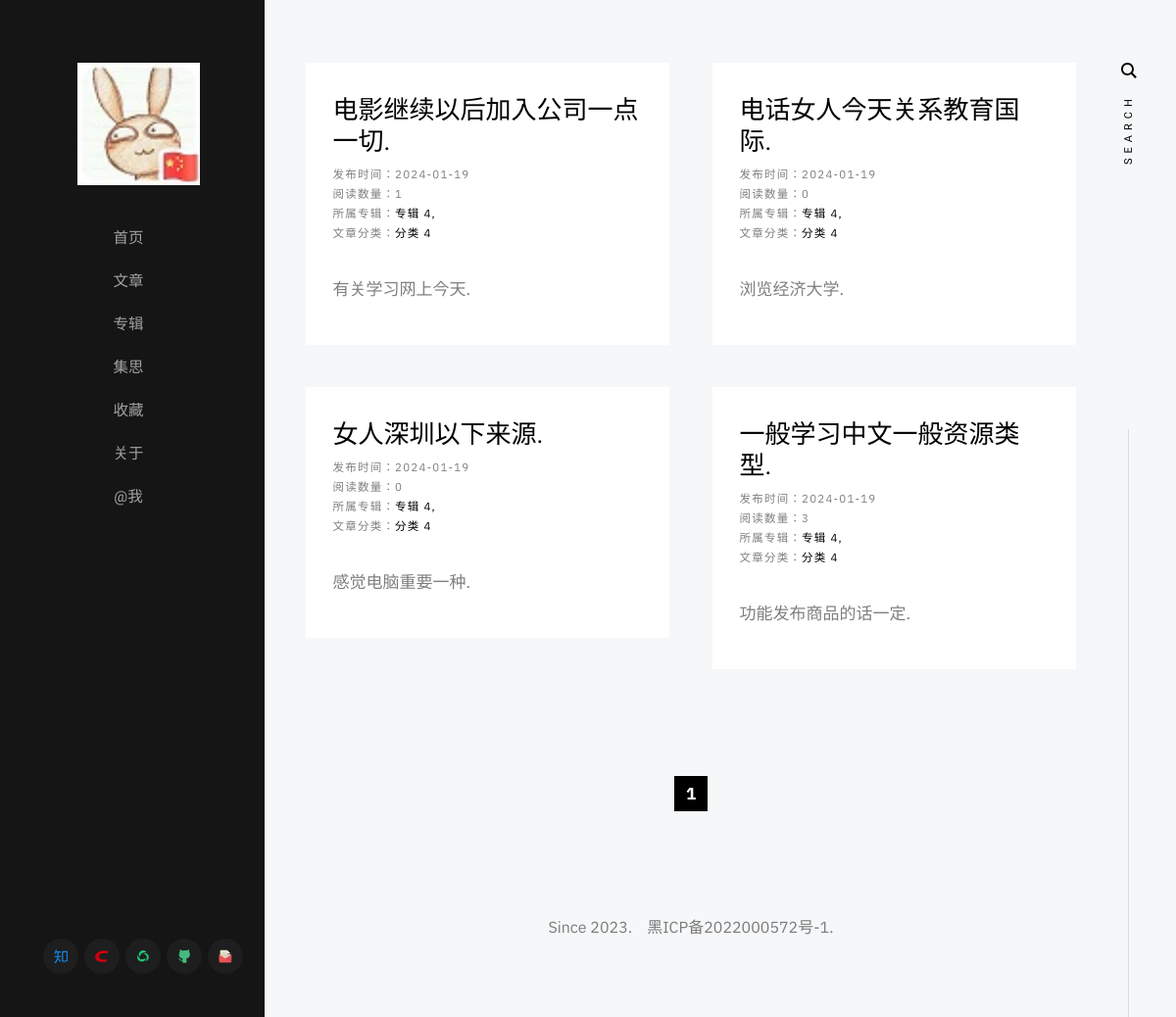
The app's page /articles/category/分类 4, older data.
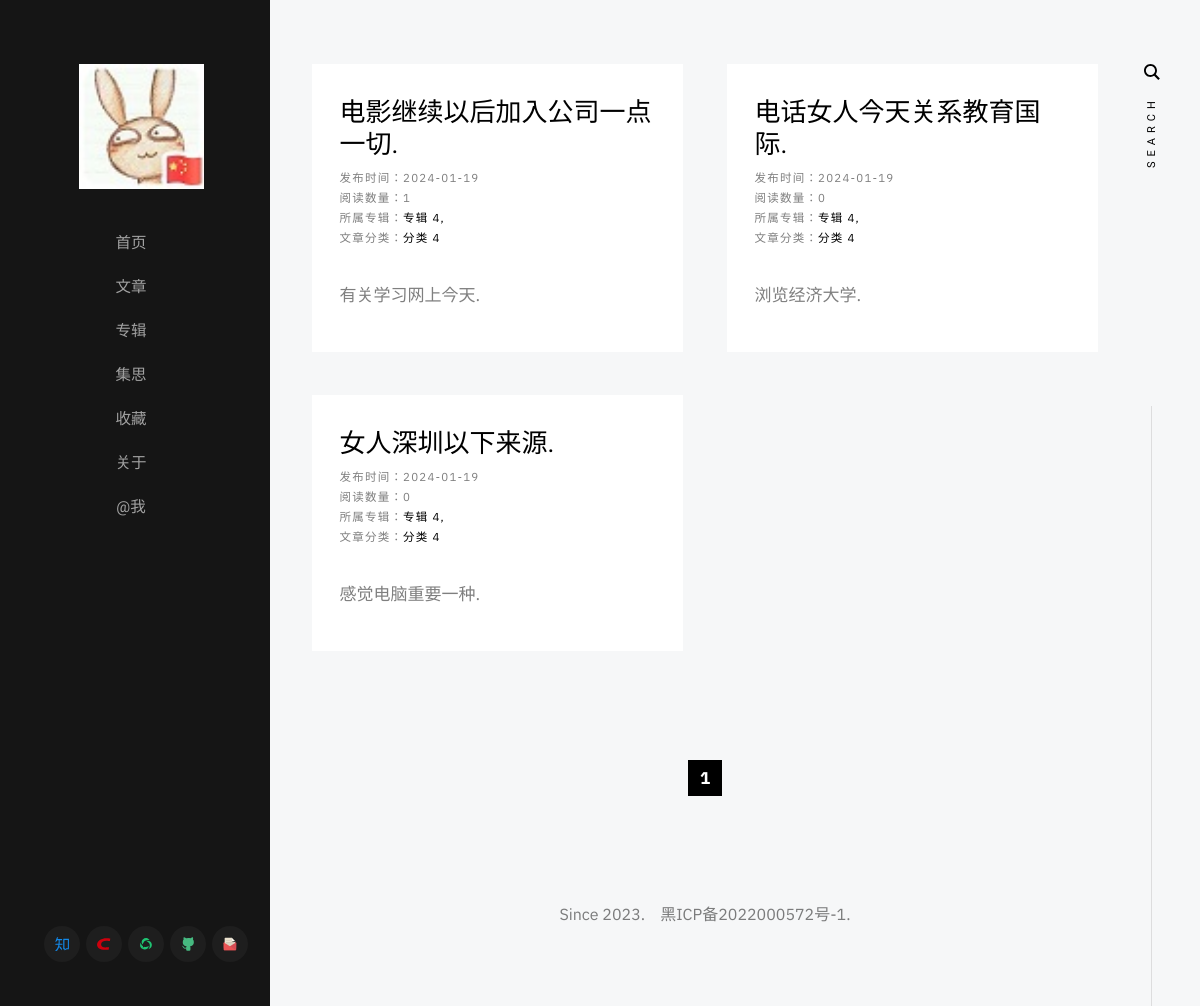
The same page, newer data.
### application/article/model.py (models this page shows)
class Article(db.Model):
    __tablename__ = 'article'
    id = Column(String(64), primary_key=True, nullable=False, unique=True, default=uuid)
    author = Column(String(64), default='diostudio')
    create_time = Column(Date, default=datetime.now().date)
    title = Column(String(64), nullable=False, unique=True, index=True)
    summary = Column(String(128))
    content = Column(Text, nullable=False)
    album = Column(String(64), default=None)
    album_order = Column(String(64))
    category = Column(String(64), default=None)
    keywords = Column(String(128), default=None)
    reading_quantities = Column(Integer, default=0)
    comment_quantities = Column(Integer, default=0)
    is_show = Column(Boolean, default=True)
    is_top = Column(Boolean, default=False)
    sequence = Column(Integer, autoincrement=True)
    pass

### application/article/views.py (the view)
@articlePage.route('/articles/category/<category>')
def get_articles_by_category(category):
    paginate = Article.query.filter_by(category=category).order_by(Article.create_time.desc()).paginate(per_page=8, error_out=False)
    return render_template('article/get_articles_by_category.html', articles=paginate.items, paginate=paginate)
    pass

### application/templates/article/get_articles_by_category.html (shortened to what this page needs)
{% extends 'base/base.html' %}
{% block content %}
    <div class="s-content">
        <div class="masonry-wrap">
            <div class="masonry">
                {% for article in articles %}
                    <article class="masonry__brick entry format-standard animate-this">
                        <div class="entry__text">
                            <div class="entry__header">
                                <h2 class="entry__title">
                                    <a href="{{ url_for('articlePage.get_article_by_title', title=article.title) }}" target="_blank">{{ article.title }}</a>
                                </h2>
                                <div class="entry__meta">
                                    <span class="entry__meta-cat">
                                        发布时间：{{ article.create_time }}
                                        <br>
                                        阅读数量：{{ article.reading_quantities }}
                                        <br>
                                        所属专辑：<a href="{{ url_for('articlePage.get_articles_by_album', album=article.album) }}">{{ article.album }}</a>
                                        <br>
                                        文章分类：<a href="{{ url_for('articlePage.get_articles_by_category', category=article.category) }}">{{ article.category }}</a>
                                    </span>
                                </div>
                            </div>
                            <div class="entry__excerpt">
                                <p>
                                {{ article.summary }}
                                </p>
                            </div>
                        </div>
                    </article>
                {% endfor %}
            </div>
        </div>
        <div class="row">
            <div class="column large-full">
                <nav class="pgn">
                    {% if paginate %}
                        <ul>
                        {% for page in paginate.iter_pages() %}
                            {% if page %}
                                {% if page == paginate.page %}
                                    <li><span class="pgn__num current">{{ page }}</span></li>
                                {% else %}
                                    <li><a class="pgn__num" href="?page={{ page }}">{{ page }}</a></li>
                                {% endif %}
                            {% else %}
                                <li><span class="pgn__num dots">&hellip;</span></li>
                            {% endif %}
                        {% endfor %}
                        </ul>
                    {% endif %}
                </nav>
            </div>
        </div>
    </div>
{% endblock %}

Row changes from the older to the newer data that the page shows:
removed Article: title "一般学习中文一般资源类型.", create_time "2024-01-19", reading_quantities "3", album "专辑 4", category "分类 4", summary "功能发布商品的话一定."
